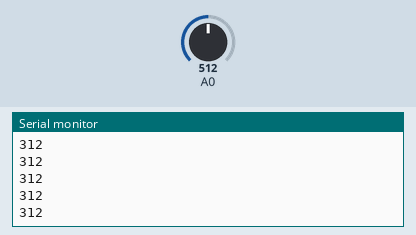
Simulated run of this sketch. Board: Arduino Uno, built with avr-gcc and run on an emulated ATmega328P. Shown: the last lines printed to the serial monitor. The test bench sets the inputs (shaded band); at power-on: A0 = 512.

Above: at 1.2 s.
1.3 s: A0 set to 716
At 2.2 s:
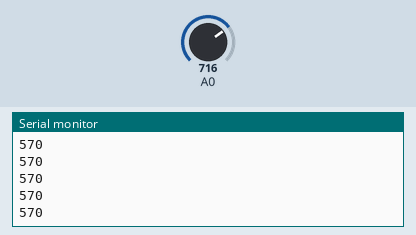
2.8 s: A0 set to 900
At 3.4 s:
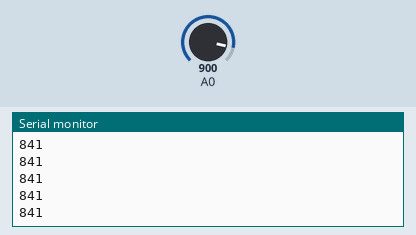
Timing chart, 0 to 5.8 s (numbered marks = the images above; inputs shaded):
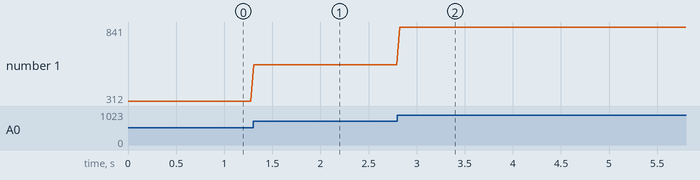

Measured:
- after the input at 1.3 s, the serial monitor: prints a new line at once (image 1)
- after the input at 2.8 s, the serial monitor: prints a new line at once (image 2)
- plotted number 1: 312 → 570 after the input at 1.3 s, 570 → 841 after the input at 2.8 s

The sketch:

ResonantCanvas.ino.ino
```cpp
// the setup routine runs once when you press reset:
void setup() {
  // initialize serial communication at 9600 bits per second:
  Serial.begin(9600);
}

int smooth(int sensorValue) {
  int a1 = 400;
  int a2 = 600;
  int b1 = 200;
  int b2 = 400;
  int a3 = 1023;
  int b3 = 1023;
  if (sensorValue >= 0 && sensorValue < a1 ){
    //Serial.println("a1");
    return change_scale(0,a1,sensorValue,0,b1);
  } else if (sensorValue >= a1 && sensorValue < a2 ){
    //Serial.println("a2");
    return change_scale(a1,a2,sensorValue,b1,b2);
  } else if (sensorValue >= a2 && sensorValue <= a3 ){
    //Serial.println("a3");
    return change_scale(a2,a3,sensorValue,b2,b3);
  } else return sensorValue;
}

float change_scale(int a_low, int a_high, int input,
                   int b_low, int b_high){
  float ratio = ((float)input - (float)a_low) / ((float)a_high - (float)a_low);
  //Serial.println(input);
  float result = (b_high - b_low) * ratio + b_low;
  return (int)result;

}

// the loop routine runs over and over again forever:
void loop() {
  // read the input on analog pin 0:
  int sensorValue = analogRead(A0);
  // print out the value you read:
  Serial.println(smooth(sensorValue));
  //Serial.println(sensorValue);
  delay(30);        // delay in between reads for stability
}
```
